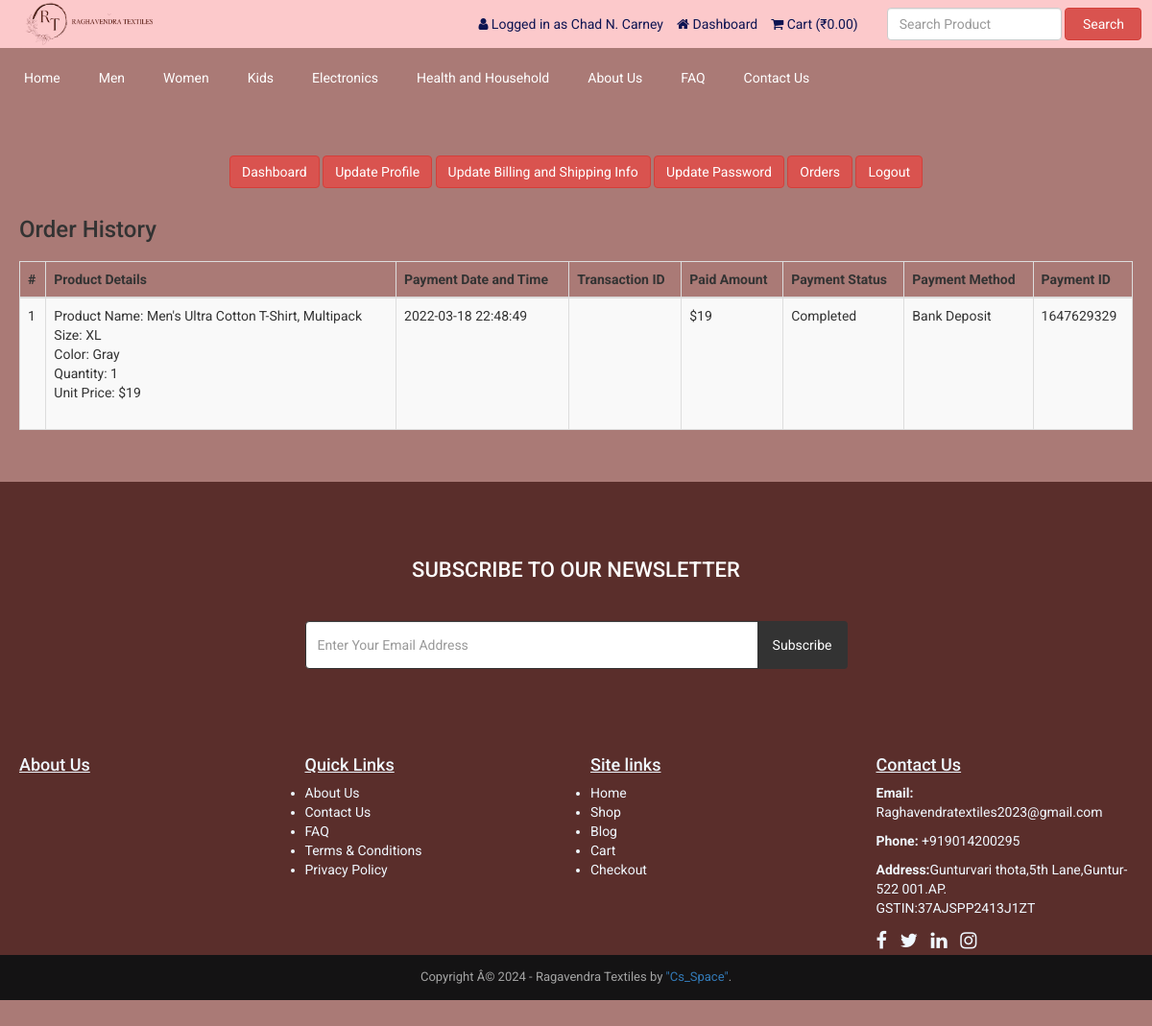
/customer-order.php (signed in), run on the app's committed database.
### tables this page shows
CREATE TABLE `tbl_settings` (
  `id` int(11) NOT NULL,
  `logo` varchar(255) NOT NULL,
  `favicon` varchar(255) NOT NULL,
  `footer_about` text NOT NULL,
  `footer_copyright` text NOT NULL,
  `contact_address` text NOT NULL,
  `contact_email` varchar(255) NOT NULL,
  `contact_phone` varchar(255) NOT NULL,
  `contact_fax` varchar(255) NOT NULL,
  `contact_map_iframe` text NOT NULL,
  `receive_email` varchar(255) NOT NULL,
  `receive_email_subject` varchar(255) NOT NULL,
  `receive_email_thank_you_message` text NOT NULL,
  `forget_password_message` text NOT NULL,
  `total_recent_post_footer` int(10) NOT NULL,
  `total_popular_post_footer` int(10) NOT NULL,
  `total_recent_post_sidebar` int(11) NOT NULL,
  `total_popular_post_sidebar` int(11) NOT NULL,
  `total_featured_product_home` int(11) NOT NULL,
  `total_latest_product_home` int(11) NOT NULL,
  `total_popular_product_home` int(11) NOT NULL,
  `meta_title_home` text NOT NULL,
  `meta_keyword_home` text NOT NULL,
  `meta_description_home` text NOT NULL,
  `banner_login` varchar(255) NOT NULL,
  `banner_registration` varchar(255) NOT NULL,
  `banner_forget_password` varchar(255) NOT NULL,
  `banner_reset_password` varchar(255) NOT NULL,
  `banner_search` varchar(255) NOT NULL,
  `banner_cart` varchar(255) NOT NULL,
  `banner_checkout` varchar(255) NOT NULL,
  `banner_product_category` varchar(255) NOT NULL,
  `banner_blog` varchar(255) NOT NULL,
  `cta_title` varchar(255) NOT NULL,
  `cta_content` text NOT NULL,
  `cta_read_more_text` varchar(255) NOT NULL,
  `cta_read_more_url` varchar(255) NOT NULL,
  `cta_photo` varchar(255) NOT NULL,
  `featured_product_title` varchar(255) NOT NULL,
  `featured_product_subtitle` varchar(255) NOT NULL,
  `latest_product_title` varchar(255) NOT NULL,
  `latest_product_subtitle` varchar(255) NOT NULL,
  `popular_product_title` varchar(255) NOT NULL,
  `popular_product_subtitle` varchar(255) NOT NULL,
  `testimonial_title` varchar(255) NOT NULL,
  `testimonial_subtitle` varchar(255) NOT NULL,
  `testimonial_photo` varchar(255) NOT NULL,
  `blog_title` varchar(255) NOT NULL,
  `blog_subtitle` varchar(255) NOT NULL,
  `newsletter_text` text NOT NULL,
  `paypal_email` varchar(255) NOT NULL,
  `stripe_public_key` varchar(255) NOT NULL,
  `stripe_secret_key` varchar(255) NOT NULL,
  `bank_detail` text NOT NULL,
  `before_head` text NOT NULL,
  `after_body` text NOT NULL,
  `before_body` text NOT NULL,
  `home_service_on_off` int(11) NOT NULL,
  `home_welcome_on_off` int(11) NOT NULL,
  `home_featured_product_on_off` int(11) NOT NULL,
  `home_latest_product_on_off` int(11) NOT NULL,
  `home_popular_product_on_off` int(11) NOT NULL,
  `home_testimonial_on_off` int(11) NOT NULL,
  `home_blog_on_off` int(11) NOT NULL,
  `newsletter_on_off` int(11) NOT NULL,
  `ads_above_welcome_on_off` int(1) NOT NULL,
  `ads_above_featured_product_on_off` int(1) NOT NULL,
  `ads_above_latest_product_on_off` int(1) NOT NULL,
  `ads_above_popular_product_on_off` int(1) NOT NULL,
  `ads_above_testimonial_on_off` int(1) NOT NULL,
  `ads_category_sidebar_on_off` int(1) NOT NULL
);

CREATE TABLE `tbl_top_category` (
  `tcat_id` int(11) NOT NULL,
  `tcat_name` varchar(255) NOT NULL,
  `show_on_menu` int(1) NOT NULL
);

CREATE TABLE `tbl_page` (
  `id` int(11) NOT NULL,
  `about_title` varchar(255) NOT NULL,
  `about_content` text NOT NULL,
  `about_banner` varchar(255) NOT NULL,
  `about_meta_title` varchar(255) NOT NULL,
  `about_meta_keyword` text NOT NULL,
  `about_meta_description` text NOT NULL,
  `faq_title` varchar(255) NOT NULL,
  `faq_banner` varchar(255) NOT NULL,
  `faq_meta_title` varchar(255) NOT NULL,
  `faq_meta_keyword` text NOT NULL,
  `faq_meta_description` text NOT NULL,
  `blog_title` varchar(255) NOT NULL,
  `blog_banner` varchar(255) NOT NULL,
  `blog_meta_title` varchar(255) NOT NULL,
  `blog_meta_keyword` text NOT NULL,
  `blog_meta_description` text NOT NULL,
  `contact_title` varchar(255) NOT NULL,
  `contact_banner` varchar(255) NOT NULL,
  `contact_meta_title` varchar(255) NOT NULL,
  `contact_meta_keyword` text NOT NULL,
  `contact_meta_description` text NOT NULL,
  `pgallery_title` varchar(255) NOT NULL,
  `pgallery_banner` varchar(255) NOT NULL,
  `pgallery_meta_title` varchar(255) NOT NULL,
  `pgallery_meta_keyword` text NOT NULL,
  `pgallery_meta_description` text NOT NULL,
  `vgallery_title` varchar(255) NOT NULL,
  `vgallery_banner` varchar(255) NOT NULL,
  `vgallery_meta_title` varchar(255) NOT NULL,
  `vgallery_meta_keyword` text NOT NULL,
  `vgallery_meta_description` text NOT NULL
);

CREATE TABLE `tbl_payment` (
  `id` int(11) NOT NULL,
  `customer_id` int(11) NOT NULL,
  `customer_name` varchar(255) NOT NULL,
  `customer_email` varchar(255) NOT NULL,
  `payment_date` varchar(50) NOT NULL,
  `txnid` varchar(255) NOT NULL,
  `paid_amount` int(11) NOT NULL,
  `card_number` varchar(50) NOT NULL,
  `card_cvv` varchar(10) NOT NULL,
  `card_month` varchar(10) NOT NULL,
  `card_year` varchar(10) NOT NULL,
  `bank_transaction_info` text NOT NULL,
  `payment_method` varchar(20) NOT NULL,
  `payment_status` varchar(25) NOT NULL,
  `shipping_status` varchar(20) NOT NULL,
  `payment_id` varchar(255) NOT NULL
);

CREATE TABLE `tbl_order` (
  `id` int(11) NOT NULL,
  `product_id` int(11) NOT NULL,
  `product_name` varchar(255) NOT NULL,
  `size` varchar(100) NOT NULL,
  `color` varchar(100) NOT NULL,
  `quantity` varchar(50) NOT NULL,
  `unit_price` varchar(50) NOT NULL,
  `payment_id` varchar(255) NOT NULL
);

### customer-order.php (the view, shortened to what this page needs)
<?php require_once('header.php'); ?>
<div class="page">
    <div class="container">
        <div class="row">
            <div class="col-md-12">
                <?php require_once('customer-sidebar.php'); ?>
            </div>
            <div class="col-md-12">
                <div class="user-content">
                    <h3><?php echo LANG_VALUE_25; ?></h3>
                    <div class="table-responsive">
                        <table class="table table-bordered table-striped table-hover">
                            <thead>
                                <tr>
                                    <th><?php echo '#' ?></th>
                                    <th><?php echo LANG_VALUE_48; ?></th>
                                    <th><?php echo LANG_VALUE_27; ?></th>
                                    <th><?php echo LANG_VALUE_28; ?></th>
                                    <th><?php echo LANG_VALUE_29; ?></th>
                                    <th><?php echo LANG_VALUE_30; ?></th>
                                    <th><?php echo LANG_VALUE_31; ?></th>
                                    <th><?php echo LANG_VALUE_32; ?></th>
                                </tr>
                            </thead>
                            <tbody>
            <?php
            $limit = 10;
            $page = @$_GET['page'];
            if($page)
                $start = ($page - 1) * $limit;
            else
                $start = 0;
            $statement = $pdo->prepare("SELECT * FROM tbl_payment WHERE customer_email=? ORDER BY id DESC LIMIT $start, $limit");
            $statement->execute(array($_SESSION['customer']['cust_email']));
            $result = $statement->fetchAll(PDO::FETCH_ASSOC);
            if ($page == 0) $page = 1;
            ?>
                                <?php
                                $tip = $page*10-10;
                                foreach ($result as $row) {
                                    $tip++;
                                    ?>
                                    <tr>
                                        <td><?php echo $tip; ?></td>
                                        <td>
                                            <?php
                                            $statement1 = $pdo->prepare("SELECT * FROM tbl_order WHERE payment_id=?");
                                            $statement1->execute(array($row['payment_id']));
                                            $result1 = $statement1->fetchAll(PDO::FETCH_ASSOC);
                                            foreach ($result1 as $row1) {
                                                echo 'Product Name: '.$row1['product_name'];
                                                echo '<br>Size: '.$row1['size'];
                                                echo '<br>Color: '.$row1['color'];
                                                echo '<br>Quantity: '.$row1['quantity'];
                                                echo '<br>Unit Price: $'.$row1['unit_price'];
                                                echo '<br><br>';
                                            }
                                            ?>
                                        </td>
                                        <td><?php echo $row['payment_date']; ?></td>
                                        <td><?php echo $row['txnid']; ?></td>
                                        <td><?php echo '$'.$row['paid_amount']; ?></td>
                                        <td><?php echo $row['payment_status']; ?></td>
                                        <td><?php echo $row['payment_method']; ?></td>
                                        <td><?php echo $row['payment_id']; ?></td>
                                    </tr>
                                    <?php
                                }
                                ?>
                            </tbody>
                        </table>
                        <div class="pagination" style="overflow: hidden;">
                    </div>
                </div>
            </div>
        </div>
    </div>
</div>
<?php require_once('footer.php'); ?>

### header.php (shortened to what this page needs)
<?php
include("admin/inc/config.php");
$statement = $pdo->prepare("SELECT * FROM tbl_settings WHERE id=1");
$statement->execute();
$result = $statement->fetchAll(PDO::FETCH_ASSOC);
foreach ($result as $row)
{
	$logo = $row['logo'];
}
?>
<!DOCTYPE html>
<html lang="en">
<head>
	<link rel="stylesheet" href="assets/css/bootstrap.min.css">
	<link rel="stylesheet" href="assets/css/font-awesome.min.css">
	<link rel="stylesheet" href="assets/css/owl.carousel.min.css">
	<link rel="stylesheet" href="assets/css/owl.theme.default.min.css">
	<link rel="stylesheet" href="assets/css/jquery.bxslider.min.css">
    <link rel="stylesheet" href="assets/css/magnific-popup.css">
    <link rel="stylesheet" href="assets/css/rating.css">
	<link rel="stylesheet" href="assets/css/spacing.css">
	<link rel="stylesheet" href="assets/css/bootstrap-touch-slider.css">
	<link rel="stylesheet" href="assets/css/animate.min.css">
	<link rel="stylesheet" href="assets/css/tree-menu.css">
	<link rel="stylesheet" href="assets/css/select2.min.css">
	<link rel="stylesheet" href="assets/css/main.css">
	<link rel="stylesheet" href="assets/css/responsive.css">
	<?php
	$statement = $pdo->prepare("SELECT * FROM tbl_page WHERE id=1");
	$statement->execute();
	$result = $statement->fetchAll(PDO::FETCH_ASSOC);
		?>
</head>
<body>
<div class="header">
	<div class="container">
		<div class="row inner">
			<div class="col-md-4 logo">
				<a href="index.php"><img src="assets/uploads/logo.png"<?php echo $logo; ?>" alt="logo image"></a>
			</div>
			<div class="col-md-5 right">
				<ul>
					<?php
					if(isset($_SESSION['customer'])) {
						?>
						<li><i class="fa fa-user"></i> <?php echo LANG_VALUE_13; ?> <?php echo $_SESSION['customer']['cust_name']; ?></li>
						<li><a href="dashboard.php"><i class="fa fa-home"></i> <?php echo LANG_VALUE_89; ?></a></li>
						<?php
					} else {
						?>
						<li><a href="login.php"><i class="fa fa-sign-in"></i> <?php echo LANG_VALUE_9; ?></a></li>
						<li><a href="registration.php"><i class="fa fa-user-plus"></i> <?php echo LANG_VALUE_15; ?></a></li>
						<?php
					}
					?>
					<li><a href="cart.php"><i class="fa fa-shopping-cart"></i> <?php echo LANG_VALUE_18; ?> (<?php echo '₹'; ?><?php
					if(isset($_SESSION['cart_p_id'])) {
						$table_total_price = 0;
						$i=0;
	                    foreach($_SESSION['cart_p_qty'] as $key => $value)
	                    {
	                        $i++;
	                        $arr_cart_p_qty[$i] = $value;
	                    }                    $i=0;
	                    foreach($_SESSION['cart_p_current_price'] as $key => $value)
	                    {
	                        $i++;
	                        $arr_cart_p_current_price[$i] = $value;
	                    }
	                    for($i=1;$i<=count($arr_cart_p_qty);$i++) {
	                    	$row_total_price = $arr_cart_p_current_price[$i]*$arr_cart_p_qty[$i];
	                        $table_total_price = $table_total_price + $row_total_price;
	                    }
						echo $table_total_price;
					} else {
						echo '0.00';
					}
					?>)</a></li>
				</ul>
			</div>
			<div class="col-md-3 search-area">
				<form class="navbar-form navbar-left" role="search" action="search-result.php" method="get">
					<div class="form-group">
						<input type="text" class="form-control search-top" placeholder="<?php echo LANG_VALUE_2; ?>" name="search_text">
					</div>
					<button type="submit" class="btn btn-danger"><?php echo LANG_VALUE_3; ?></button>
				</form>
			</div>
		</div>
	</div>
</div>
<div class="nav">
	<div class="container">
		<div class="row">
			<div class="col-md-12 pl_0 pr_0">
				<div class="menu-container">
					<div class="menu">
						<ul>
							<li><a href="index.php">Home</a></li>
							<?php
							$statement = $pdo->prepare("SELECT * FROM tbl_top_category WHERE show_on_menu=1");
							$statement->execute();
							$result = $statement->fetchAll(PDO::FETCH_ASSOC);
							foreach ($result as $row) {
								?>
								<li><a &type=top-category"><?php echo $row['tcat_name']; ?></a>
								</li>
								<?php
							}
							?>
							<?php
							$statement = $pdo->prepare("SELECT * FROM tbl_page WHERE id=1");
							$statement->execute();
							$result = $statement->fetchAll(PDO::FETCH_ASSOC);
							foreach ($result as $row) {
								$about_title = $row['about_title'];
								$faq_title = $row['faq_title'];
								$contact_title = $row['contact_title'];
							}
							?>
							<li><a href="about.php"><?php echo $about_title; ?></a></li>
							<li><a href="faq.php"><?php echo $faq_title; ?></a></li>
							<li><a href="contact.php"><?php echo $contact_title; ?></a></li>
						</ul>
					</div>
				</div>
			</div>
		</div>
	</div>
</div>

### data on the page
tbl_settings: logo (picture)
tbl_top_category: tcat_name "Men"
tbl_top_category: tcat_name "Women"
tbl_top_category: tcat_name "Kids"
tbl_top_category: tcat_name "Electronics"
tbl_top_category: tcat_name "Health and Household"
tbl_page: about_title "About Us", faq_title "FAQ", contact_title "Contact Us"
tbl_payment: payment_date "2022-03-18 22:48:49", paid_amount "19", payment_status "Completed", payment_method "Bank Deposit", payment "1647629329"
tbl_order: product_name "Men's Ultra Cotton T-Shirt, Multipack", size "XL", color "Gray", quantity "1", unit_price "19"

### other printed values
LANG_VALUE_13 "Logged in as"
$_SESSION['customer']['cust_name'] "Chad N. Carney"
LANG_VALUE_89 "Dashboard"
LANG_VALUE_18 "Cart"
LANG_VALUE_3 "Search"
LANG_VALUE_117 "Update Profile"
LANG_VALUE_88 "Update Billing and Shipping Info"
LANG_VALUE_99 "Update Password"
LANG_VALUE_24 "Orders"
LANG_VALUE_14 "Logout"
LANG_VALUE_25 "Order History"
LANG_VALUE_48 "Product Details"
LANG_VALUE_27 "Payment Date and Time"
LANG_VALUE_28 "Transaction ID"
LANG_VALUE_29 "Paid Amount"
